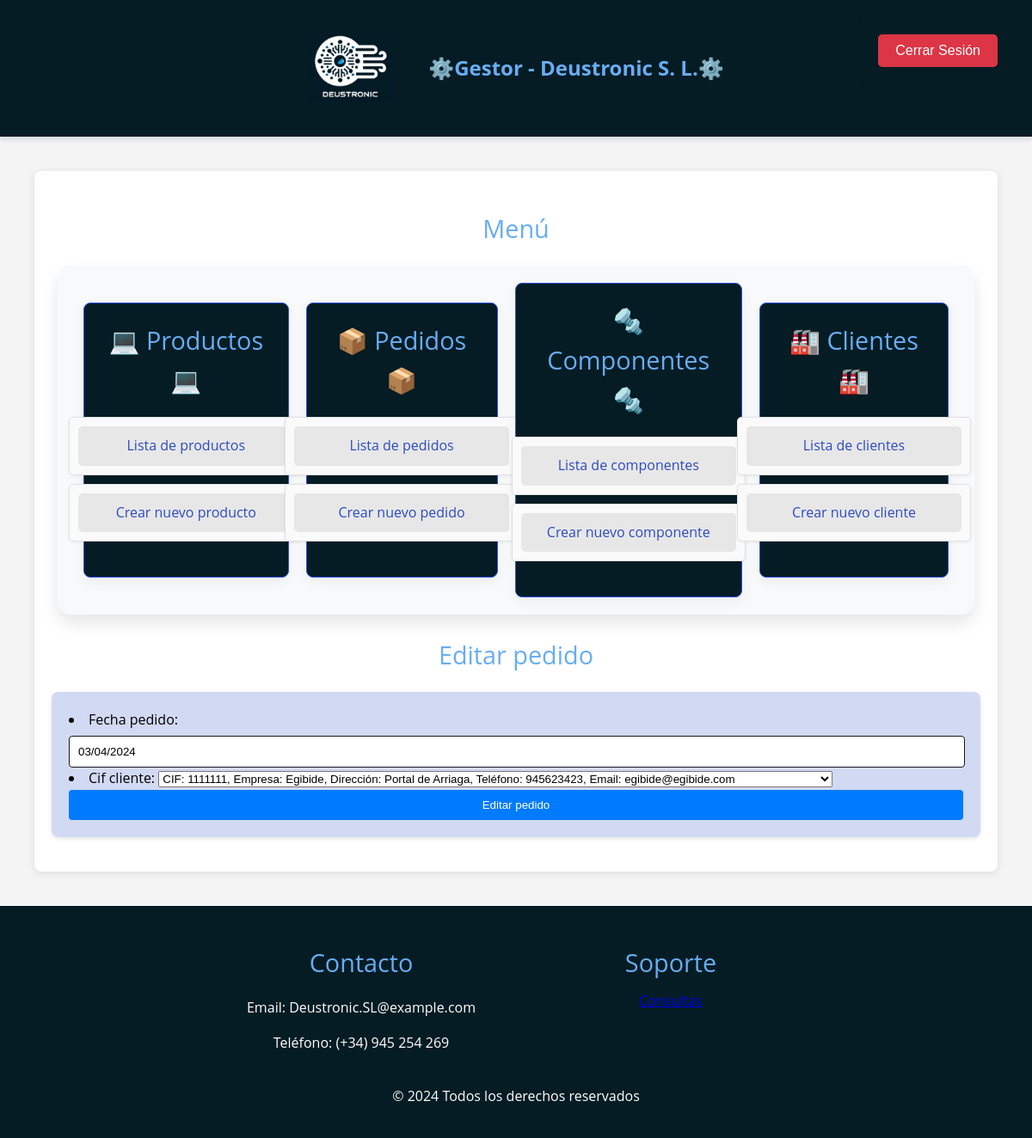
The page /appDjango/pedidos/modificar/30 on the database its author committed.
### appDjango/models.py (models this page shows, shortened)
class Pedido(models.Model):
    referencia_pedido = models.AutoField(primary_key=True)
    fecha_pedido = models.DateField()
    cif_cliente = models.ForeignKey(Cliente, on_delete=models.CASCADE)
    precio_total = models.DecimalField(max_digits=10, decimal_places=2, default=0.0)
    class Meta:
        verbose_name_plural = "Pedidos"
        verbose_name = "Pedido"
        ordering = ["fecha_pedido"]

class Cliente(models.Model):
    cif_cliente = models.CharField(max_length=100, primary_key=True)
    nombre_empresa_cliente = models.CharField(max_length=255)
    direccion_cliente = models.CharField(max_length=255)
    telefono_cliente = models.IntegerField()
    email_cliente = models.EmailField()
    def __str__(self):
        return (f"CIF: {self.cif_cliente}, Empresa: {self.nombre_empresa_cliente}, Dirección: {self.direccion_cliente},"
                f" Teléfono: {self.telefono_cliente}, Email: {self.email_cliente}")
    class Meta:
        verbose_name_plural = "Clientes"
        verbose_name = "Cliente"
        ordering = ["cif_cliente"]

### appDjango/views.py (the view, shortened to what this page needs)
# urls.py: path('pedidos/modificar/<int:pk>', PedidoUpdateView.as_view(), name='pedido_update'),
class PedidoUpdateView(UpdateView):
    model = Pedido
    template_name = 'appDjango/pedido_update.html'
    form_class = PedidoForm
    def get(self, request, pk):
        pedido = get_object_or_404(Pedido, pk=pk)
        formulario = self.form_class(instance=pedido)
        context = {'formulario': formulario, 'pedido': pedido}
        return render(request, self.template_name, context)

### appDjango/forms.py
class PedidoForm(forms.ModelForm):
    class Meta:
        model = Pedido
        fields = ['fecha_pedido', 'cif_cliente']

### templates/appDjango/pedido_update.html (shortened to what this page needs)
{% extends 'base.html' %}
{% block contenido %}
    <h2>Editar pedido</h2>
    <form action="{% url 'pedido_update' pedido.referencia_pedido%}" method="post">
        {{ formulario.as_ul }}
        <input type="submit" value="Editar pedido"/>
    </form>
{% endblock %}

### static/css/estilos.css (style rules this page uses)
body { font-family: 'Open Sans', Arial, sans-serif; background-color: #f4f4f4; color: black; line-height: 1.6; margin: 0; padding: 0; }
h1, h2 { color: #68adf3; font-weight: normal; }
h2 { font-size: 1.8rem; margin-bottom: 0.5rem; text-align: center; }
form { margin: 20px auto; padding: 20px; background-color: #d2d9f3; border-radius: 8px; box-shadow: 0 2px 5px rgba(0, 0, 0, 0.1); }
input[type="text"], input[type="number"], textarea { width: calc(100% - 20px); padding: 10px; margin-top: 5px; border: 1px solid #131b1c; border-radius: 4px; }
input[type="submit"] { width: 100%; padding: 10px 15px; background-color: #007bff; color: white; border: none; border-radius: 4px; cursor: pointer; transition: background-color 0.3s; }

### rows shown on the page
Pedido: fecha_pedido "03/04/2024"
Cliente: cif_cliente "CIF: 1111111, Empresa: Egibide, Dirección: Portal de Arriaga, Teléfono: 945623423, Email: egibide@egibide.com"
